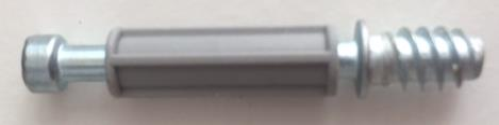
#> input picture Template-matching-using-Hu-Moment/template.png, 499 x 125 px
$ python Src.py   (older library calls are emulated)
#> lines starting #> are read from the running program, lines starting #| are printed output that depends on the picture; after the words box and inside, x2 and y2 are one past the last pixel; in counts of white or black regions, pixels touching at a corner belong together
import numpy as np
import cv2

#Read template image
template = cv2.imread('template.png',0)
#> template: shape (125, 499); min 53, max 255, mean 162.7
template = cv2.medianBlur(template,3)

# Find canny of template image
edges = cv2.Canny(template,7,46)
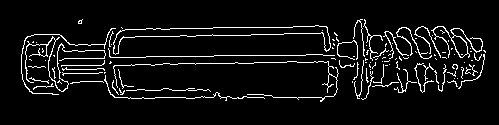
#> edges: shape (125, 499); 6.4% white in thin lines or dots, all inside (x1, y1, x2, y2) = (21, 19, 486, 102)
kernel = np.ones((7,7),np.uint8)
#cv2.imshow('before close',edges)
edges = cv2.morphologyEx(edges, cv2.MORPH_CLOSE, kernel)
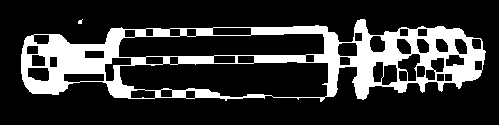
#> edges: shape (125, 499); 20.3% white; 2 white regions (1 under 20 px)
#cv2.imshow('after close',edges)
# Find contours of object in image
_, contours, _ = cv2.findContours(edges, cv2.RETR_TREE, cv2.CHAIN_APPROX_SIMPLE)
#> contours = 47 contours, 1 with area under 20; largest, box (x1, y1, x2, y2) and area: (21, 19, 486, 102) 27509, (119, 61, 329, 98) 6194, (118, 33, 325, 58) 4230, (397, 53, 421, 82) 375, (63, 73, 105, 83) 338
cv2.drawContours(template,contours,0,(0,255,0),2)
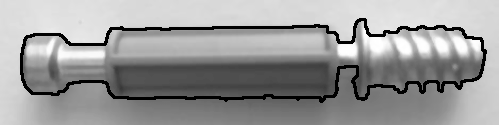
#> template: shape (125, 499); min 0, max 255, mean 153.1
res = np.hstack((edges,template))
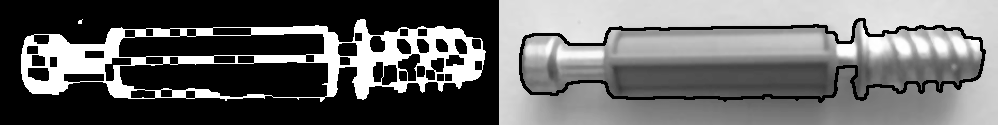
#> res: shape (125, 998); min 0, max 255, mean 102.4
cv2.imshow('res',res)
cv2.imwrite('res.png',res)
# Choose biggest contour as object's contour
cnt = contours[0]
#> cnt = contour of 322 points, box (x1, y1, x2, y2) (21, 19, 486, 102), area 27509


# Read image which has objects that we need to find
img = cv2.imread('image.png',1)
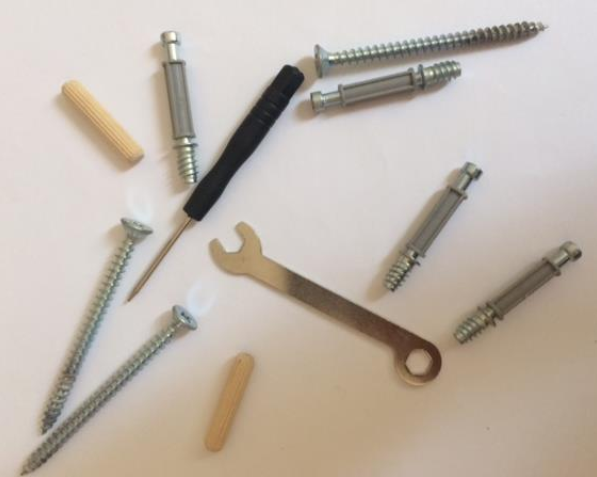
#> input picture Template-matching-using-Hu-Moment/image.png, 597 x 477 px
#> img is the input picture: shape (477, 597, 3); mean B, G, R 172.1, 182.1, 192.5
gray = cv2.cvtColor(img,cv2.COLOR_BGR2GRAY)

# Process image to make better result
gray = cv2.GaussianBlur(gray,(3,3),0)
binary = cv2.adaptiveThreshold(gray,255,cv2.ADAPTIVE_THRESH_GAUSSIAN_C,cv2.THRESH_BINARY_INV,77,6)
#> binary: shape (477, 597); 15.2% white; 18 white regions (5 under 20 px), largest, box (x1, y1, x2, y2) and area: (208, 221, 442, 384) 6927, (124, 65, 305, 304) 5547, (306, 21, 549, 79) 4347
kernel = np.ones((3,3),np.uint8)
cv2.imshow('after close',binary)
binary = cv2.morphologyEx(binary, cv2.MORPH_CLOSE, kernel)
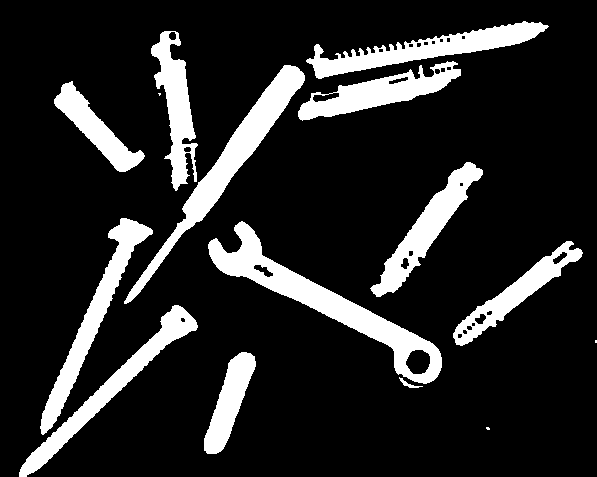
#> binary: shape (477, 597); 15.4% white; 15 white regions (3 under 20 px)
cv2.imshow('binary',binary)

# Find contours
_, contours, _ = cv2.findContours(binary, cv2.RETR_TREE, cv2.CHAIN_APPROX_SIMPLE)
#> contours = 43 contours, 13 with area under 20; largest, box (x1, y1, x2, y2) and area: (208, 221, 442, 384) 7235, (124, 65, 305, 304) 5304, (306, 21, 549, 79) 4220, (40, 218, 153, 435) 3990, (19, 305, 198, 477) 3841

# Find objects
for i in range(len(contours)):
    if cv2.contourArea(contours[i]) > 1000 :

        # Calculate matchShape value
        ret = cv2.matchShapes(contours[i],cnt,1,0.0)
        if ret < 1: #Threshold value

            # Draw circle at center
            M = cv2.moments(contours[i])
            cx = int(M['m10']/M['m00'])
            cy = int(M['m01']/M['m00'])
            cv2.circle(img,(cx,cy),5,[0,0,255],-1)

            # Draw rectangle around object
            rect = cv2.minAreaRect(contours[i])
            box = cv2.boxPoints(rect)
            box = np.int0(box)
            cv2.drawContours(img,[box],0,(0,255,0),2)
            cv2.imshow('img',img)
#> this loop made 43 passes
#> (ret, cx, cy, rect, box) on passes 7, 19, 26, 32: (0.965, 514, 293, ((516, 293.7), (156.4, 26.79), -36.59), [[461, 351], [445, 329], [570, 236], [586, 257]]), (0.988, 426, 228, ((426, 230.7), (164.5, 29.66), -53.86), [[389, 305], [365, 288], [462, 155], [486, 172]]), (0.869, 377, 92, ((378.7, 91.22), (168.5, 31.1), -13.87), [[300, 126], [293, 96], [456, 55], [464, 86]]), (0.477, 175, 105, ((175.4, 109.8), (34.47, 159.3), -7.06), [[168, 190], [148, 32], [182, 28], [202, 186]])
#> ret on passes 3, 5, 15, 18, 24, 25: 2.67, 22.93, 22.95, 31.69, 2.43, 463.4
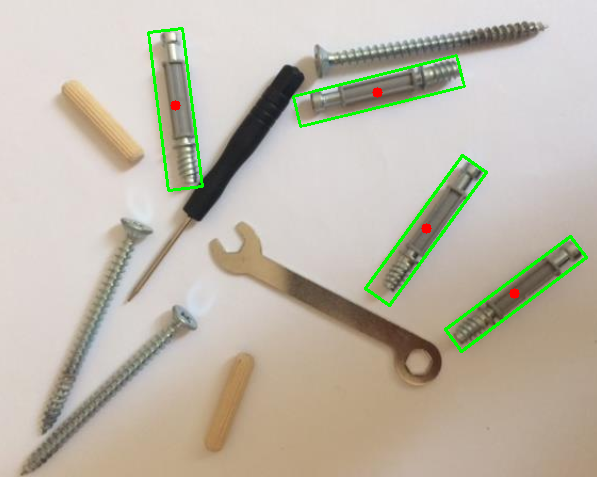
#> img: shape (477, 597, 3); 1.78% of pixels changed, all inside (x1, y1, x2, y2) = (147, 27, 588, 353)

cv2.imwrite('img.png',img)
cv2.waitKey(0)
cv2.destroyAllWindows()
